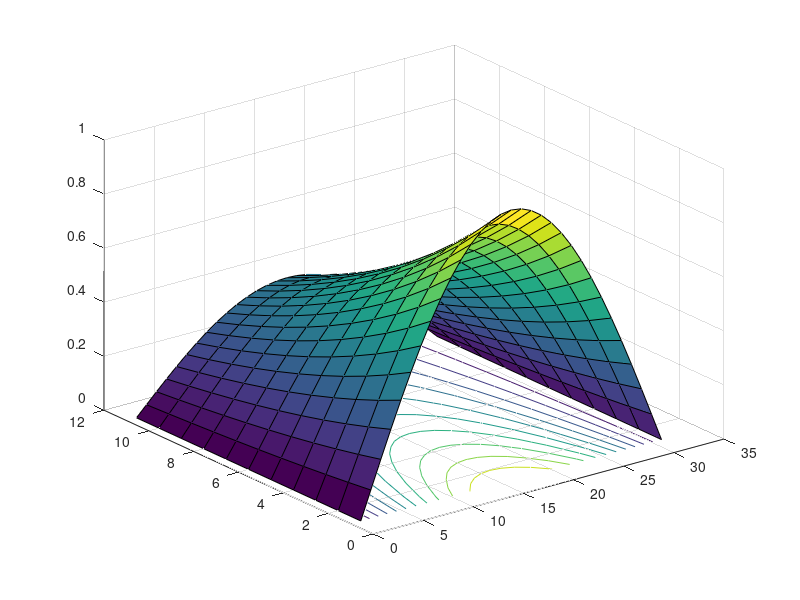

The MATLAB script that drew this image:
x = 0:pi/30:pi;
y = 0:0.1:1;
[x,y] = meshgrid(x,y);
z = exp(-y).* sin(x);
mesh(z);
xlabel("x-axis"),ylabel("y-axis"), zlabel("z-axis")
%surf(z) plots the top surface
surfc(z) %plots both the top and bottom
